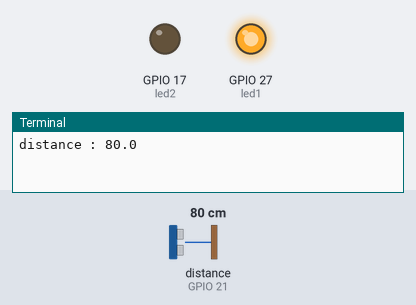
Simulated run of this program. Board: Raspberry Pi (BCM pin numbers). On the bench: output pins drawn as LEDs (lit = HIGH), the last lines printed to the terminal. Inputs (shaded band) come from the test bench; at power-on: distance to the obstacle (sensor on GPIO 21) 80 cm. The echo pulse lasts 58.3 µs per cm.

Above: at 1.2 s.
1.3 s: distance to the obstacle (sensor on GPIO 21) set to 22 cm
3.6 s: distance to the obstacle (sensor on GPIO 21) set to 18 cm
At 5.2 s:
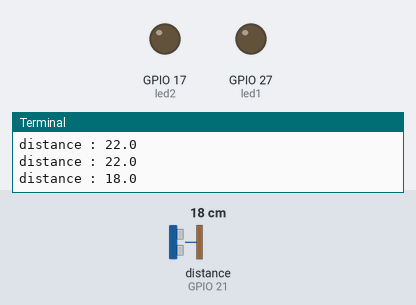
5.9 s: distance to the obstacle (sensor on GPIO 21) set to 6 cm
7.6 s: distance to the obstacle (sensor on GPIO 21) set to 3 cm
At 9.5 s:
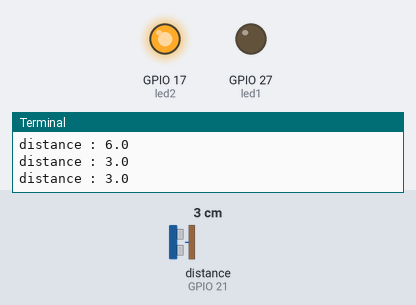
9.9 s: distance to the obstacle (sensor on GPIO 21) set to 9 cm
At 11.0 s:
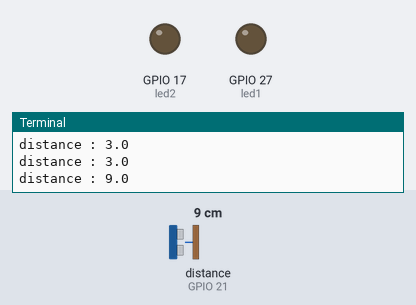
11.9 s: distance to the obstacle (sensor on GPIO 21) set to 2 cm
At 13.7 s:
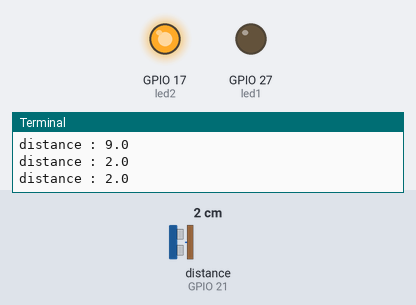
Timing chart, 0 to 14.9 s (numbered marks = the images above; inputs shaded):
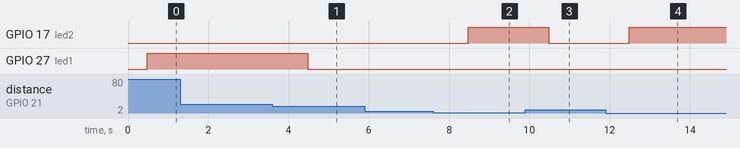

The program:

ultrasonic.py
```python
from gpiozero import DistanceSensor, LED
from time import sleep

sensor = DistanceSensor(echo=21, trigger=20)
led1 = LED(27)
led2 = LED(17)

while True:
	distance = sensor.distance*100
	print("distance :",distance)

	if distance < 5:
		led2.on()
	else:
		led2.off()

	if distance > 20:
		led1.on()
	else:
		led1.off()
	sleep(1)
```

Measured:
- the behaviour switches between 21 and 20 cm on distance to the obstacle (sensor on GPIO 21) (found by bisection; images 0 and 1)
- the behaviour switches between 5 and 4 cm on distance to the obstacle (sensor on GPIO 21) (found by bisection; images 1 and 2)
- after the input at 3.6 s, GPIO 27 (led1): HIGH → LOW after 0.88 s
- after the input at 7.6 s, GPIO 17 (led2): LOW → HIGH after 0.88 s
- after the input at 9.9 s, GPIO 17 (led2): HIGH → LOW after 0.58 s
- after the input at 11.9 s, GPIO 17 (led2): LOW → HIGH after 0.58 s
